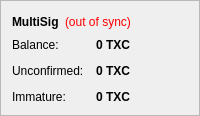
        <widget class="QFrame" name="frame_3">
         <property name="frameShape">
          <enum>QFrame::StyledPanel</enum>
         </property>
         <property name="frameShadow">
          <enum>QFrame::Raised</enum>
         </property>
         <layout class="QVBoxLayout" name="verticalLayout_6">
          <item>
           <layout class="QHBoxLayout" name="horizontalLayout_8">
            <item>
             <widget class="QLabel" name="label_12">
              <property name="font">
               <font>
                <weight>75</weight>
                <bold>true</bold>
               </font>
              </property>
              <property name="text">
               <string>MultiSig</string>
              </property>
             </widget>
            </item>
            <item>
             <widget class="QLabel" name="labelSharedWalletStatus">
              <property name="toolTip">
               <string>The displayed information may be out of date. Your wallet automatically synchronizes with the Txcoin network after a connection is established, but this process has not completed yet.</string>
              </property>
              <property name="styleSheet">
               <string notr="true">QLabel { color: red; }</string>
              </property>
              <property name="text">
               <string notr="true">(out of sync)</string>
              </property>
              <property name="alignment">
               <set>Qt::AlignLeading|Qt::AlignLeft|Qt::AlignVCenter</set>
              </property>
             </widget>
            </item>
            <item>
             <spacer name="horizontalSpacer_6">
              <property name="orientation">
               <enum>Qt::Horizontal</enum>
              </property>
              <property name="sizeHint" stdset="0">
               <size>
                <width>40</width>
                <height>20</height>
               </size>
              </property>
             </spacer>
            </item>
           </layout>
          </item>
          <item>
           <layout class="QFormLayout" name="formLayout_5">
            <property name="fieldGrowthPolicy">
             <enum>QFormLayout::AllNonFixedFieldsGrow</enum>
            </property>
            <property name="horizontalSpacing">
             <number>12</number>
            </property>
            <property name="verticalSpacing">
             <number>12</number>
            </property>
            <item row="0" column="0">
             <widget class="QLabel" name="label_13">
              <property name="text">
               <string>Balance:</string>
              </property>
             </widget>
            </item>
            <item row="0" column="1">
             <widget class="QLabel" name="labelBalanceShared">
              <property name="font">
               <font>
                <weight>75</weight>
                <bold>true</bold>
               </font>
              </property>
              <property name="cursor">
               <cursorShape>IBeamCursor</cursorShape>
              </property>
              <property name="toolTip">
               <string>Your current balance</string>
              </property>
              <property name="text">
               <string notr="true">0 TXC</string>
              </property>
              <property name="textInteractionFlags">
               <set>Qt::LinksAccessibleByMouse|Qt::TextSelectableByKeyboard|Qt::TextSelectableByMouse</set>
              </property>
             </widget>
            </item>
            <item row="1" column="0">
             <widget class="QLabel" name="label_14">
              <property name="text">
               <string>Unconfirmed:</string>
              </property>
             </widget>
            </item>
            <item row="1" column="1">
             <widget class="QLabel" name="labelUnconfirmedShared">
              <property name="font">
               <font>
                <weight>75</weight>
                <bold>true</bold>
               </font>
              </property>
              <property name="cursor">
               <cursorShape>IBeamCursor</cursorShape>
              </property>
              <property name="toolTip">
               <string>Total of transactions that have yet to be confirmed, and do not yet count toward the current balance</string>
              </property>
              <property name="text">
               <string notr="true">0 TXC</string>
              </property>
              <property name="textInteractionFlags">
               <set>Qt::LinksAccessibleByMouse|Qt::TextSelectableByKeyboard|Qt::TextSelectableByMouse</set>
              </property>
             </widget>
            </item>
            <item row="2" column="0">
             <widget class="QLabel" name="labelImmatureTextShared">
              <property name="text">
               <string>Immature:</string>
              </property>
             </widget>
            </item>
            <item row="2" column="1">
             <widget class="QLabel" name="labelImmatureShared">
              <property name="font">
               <font>
                <weight>75</weight>
                <bold>true</bold>
               </font>
              </property>
              <property name="toolTip">
               <string>Mined balance that has not yet matured</string>
              </property>
              <property name="text">
               <string notr="true">0 TXC</string>
              </property>
              <property name="textInteractionFlags">
               <set>Qt::LinksAccessibleByMouse|Qt::TextSelectableByKeyboard|Qt::TextSelectableByMouse</set>
              </property>
             </widget>
            </item>
           </layout>
          </item>
         </layout>
        </widget>
